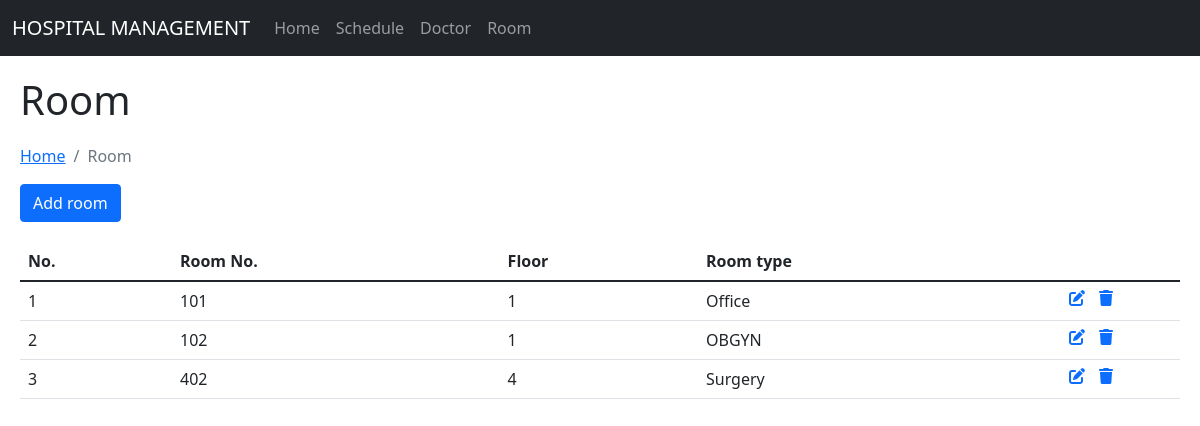
Page /main/room.php on the committed database.
### tables this page shows
CREATE TABLE room(
            id          INTEGER,
            room_no      INTEGER,
            room_floor       INTEGER,
            room_type        TEXT,
            PRIMARY KEY(id)
            );

### main/room.php (the view, shortened to what this page needs)
<?php
    include_once 'static/config.php';
?>
<html lang="en">
<head>
    <link href="https://cdn.jsdelivr.net/npm/bootstrap@5.1.3/dist/css/bootstrap.min.css" rel="stylesheet">
    <link rel="stylesheet" href="../styles/styles.css">
</head>
<body>
    <div>
        <?php include('static/navbar.php'); ?>
    </div>
    <div class="title">
        <h1>Room</h1>
    </div>
    <div class="app">
        <div class="list-title margin">
            <nav aria-label="breadcrumb">
                <ol class="breadcrumb">
                    <li class="breadcrumb-item"><a href="index.php">Home</a></li>
                    <li class="breadcrumb-item active" aria-current="page">Room</li>
                </ol>
            </nav>
            <div class="div-button-add">
                <a href="add-room.php">
                    <button type="button" class="btn btn-primary">
                        Add room
                    </button>
                </a>
            </div>
        </div>
        <div class="list-body margin">
            <table class="table table-hover">
                <thead>
                    <tr>
                        <th>No.</th>
                        <th>Room No.</th>
                        <th>Floor</th>
                        <th>Room type</th>
                    </tr>
                </thead>
                <tbody>
<?php
    $sql = mysqli_query($conn, "SELECT * FROM room;");
    $count = 1;
    while($row=mysqli_fetch_array($sql))
        {
?>
                    <tr>
                        <td><?php echo $count;?></td>
                        <td><?php echo $row['room_no'];?></td>
                        <td><?php echo $row['room_floor'];?></td>
                        <td><?php echo $row['room_type'];?></td>
                        <td>
                            <div class="action-cell">
                                    <a  href="edit-room.php?id=<?php echo $row['id'];?>"
                                        class="icon-edit">
                                        <i class="fas fa-edit"></i>
                                    </a>
                                    <a  href="room.php?id=<?php echo $row['id']?>&del=delete"
                                        onClick="return confirm('Are you sure you want to delete?')"
                                        class="icon-edit">
                                        <i class="fas fa-trash"></i>
                                    </a>
                            </div>
                        </td>
                    </tr>
<?php
    $count=$count+1;
       }?>
                </tbody>
            </table>
        </div>
    </div>
</body>
</html>

### styles/styles.css (style rules this page uses)
.title { margin: 20px; }
.margin { margin: 20px; }
.icon-edit { padding:0px 7px 0px 7px; }
.action-cell { display: flex; flex-direction: row; width: 20px; }

### rows in the picture
room: room_no "101", room_floor "1", room_type "Office"
room: room_no "102", room_floor "1", room_type "OBGYN"
room: room_no "402", room_floor "4", room_type "Surgery"
